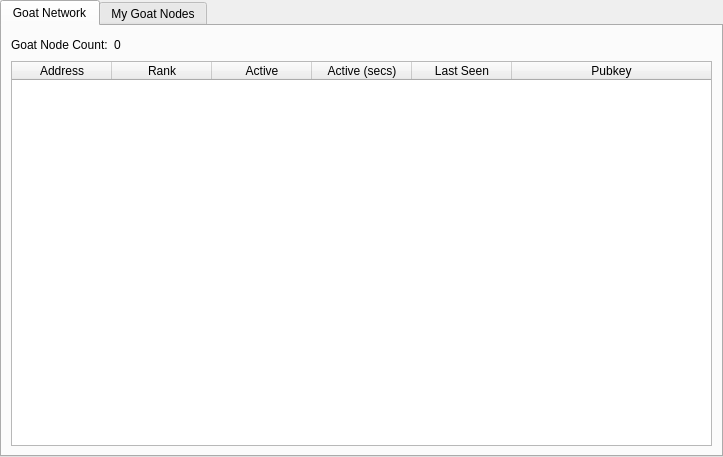
<?xml version="1.0" encoding="UTF-8"?>
<ui version="4.0">
 <class>MasternodeManager</class>
 <widget class="QWidget" name="MasternodeManager">
  <property name="geometry">
   <rect>
    <x>0</x>
    <y>0</y>
    <width>723</width>
    <height>457</height>
   </rect>
  </property>
  <property name="windowTitle">
   <string>Form</string>
  </property>
  <layout class="QVBoxLayout" name="topLayout">
   <property name="leftMargin">
    <number>0</number>
   </property>
   <property name="topMargin">
    <number>0</number>
   </property>
   <property name="rightMargin">
    <number>0</number>
   </property>
   <property name="bottomMargin">
    <number>0</number>
   </property>
   <item>
    <layout class="QVBoxLayout" name="verticalLayout">
     <property name="bottomMargin">
      <number>0</number>
     </property>
     <item>
      <widget class="QTabWidget" name="tabWidget">
       <property name="currentIndex">
        <number>0</number>
       </property>
       <widget class="QWidget" name="tab">
        <attribute name="title">
         <string>Goat Network</string>
        </attribute>
        <layout class="QGridLayout" name="gridLayout">
         <item row="1" column="0">
          <widget class="QTableWidget" name="tableWidget">
           <property name="editTriggers">
            <set>QAbstractItemView::NoEditTriggers</set>
           </property>
           <property name="alternatingRowColors">
            <bool>true</bool>
           </property>
           <property name="selectionBehavior">
            <enum>QAbstractItemView::SelectRows</enum>
           </property>
           <attribute name="horizontalHeaderStretchLastSection">
            <bool>true</bool>
           </attribute>
           <column>
            <property name="text">
             <string>Address</string>
            </property>
           </column>
           <column>
            <property name="text">
             <string>Rank</string>
            </property>
           </column>
           <column>
            <property name="text">
             <string>Active</string>
            </property>
           </column>
           <column>
            <property name="text">
             <string>Active (secs)</string>
            </property>
           </column>
           <column>
            <property name="text">
             <string>Last Seen</string>
            </property>
           </column>
           <column>
            <property name="text">
             <string>Pubkey</string>
            </property>
           </column>
          </widget>
         </item>
         <item row="0" column="0">
          <layout class="QHBoxLayout" name="horizontalLayout_3">
           <property name="bottomMargin">
            <number>0</number>
           </property>
           <item>
            <widget class="QLabel" name="label_2">
             <property name="text">
              <string>Goat Node Count:</string>
             </property>
            </widget>
           </item>
           <item>
            <widget class="QLabel" name="countLabel">
             <property name="text">
              <string>0</string>
             </property>
            </widget>
           </item>
           <item>
            <spacer name="horizontalSpacer_3">
             <property name="orientation">
              <enum>Qt::Horizontal</enum>
             </property>
             <property name="sizeHint" stdset="0">
              <size>
               <width>40</width>
               <height>20</height>
              </size>
             </property>
            </spacer>
           </item>
          </layout>
         </item>
        </layout>
       </widget>
       <widget class="QWidget" name="tab_2">
        <attribute name="title">
         <string>My Goat Nodes</string>
        </attribute>
        <layout class="QGridLayout" name="gridLayout_2">
         <item row="0" column="0">
          <layout class="QVBoxLayout" name="verticalLayout_2">
           <property name="bottomMargin">
            <number>0</number>
           </property>
           <item>
            <layout class="QHBoxLayout" name="horizontalLayout">
             <item>
              <widget class="QPushButton" name="createButton">
               <property name="text">
                <string>&amp;Create...</string>
               </property>
              </widget>
             </item>
             <item>
              <widget class="QPushButton" name="copyAddressButton">
               <property name="text">
                <string>Copy &amp;Address</string>
               </property>
              </widget>
             </item>
             <item>
              <spacer name="horizontalSpacer">
               <property name="orientation">
                <enum>Qt::Horizontal</enum>
               </property>
               <property name="sizeHint" stdset="0">
                <size>
                 <width>40</width>
                 <height>20</height>
                </size>
               </property>
              </spacer>
             </item>
            </layout>
           </item>
           <item>
            <widget class="QTableWidget" name="tableWidget_2">
             <property name="editTriggers">
              <set>QAbstractItemView::NoEditTriggers</set>
             </property>
             <property name="alternatingRowColors">
              <bool>true</bool>
             </property>
             <property name="selectionMode">
              <enum>QAbstractItemView::SingleSelection</enum>
             </property>
             <property name="selectionBehavior">
              <enum>QAbstractItemView::SelectRows</enum>
             </property>
             <attribute name="horizontalHeaderStretchLastSection">
              <bool>true</bool>
             </attribute>
             <column>
              <property name="text">
               <string>Alias</string>
              </property>
             </column>
             <column>
              <property name="text">
               <string>IP/Onion</string>
              </property>
             </column>
             <column>
              <property name="text">
               <string>Status</string>
              </property>
             </column>
             <column>
              <property name="text">
               <string>Collateral Address</string>
              </property>
             </column>
            </widget>
           </item>
           <item>
            <layout class="QHBoxLayout" name="horizontalLayout_2">
             <property name="bottomMargin">
              <number>0</number>
             </property>
             <item>
              <widget class="QPushButton" name="editButton">
               <property name="text">
                <string>&amp;Edit</string>
               </property>
              </widget>
             </item>
             <item>
              <widget class="QPushButton" name="getConfigButton">
               <property name="text">
                <string>&amp;Get Config</string>
               </property>
              </widget>
             </item>
             <item>
              <widget class="QPushButton" name="removeButton">
               <property name="text">
                <string>&amp;Remove</string>
               </property>
              </widget>
             </item>
             <item>
              <spacer name="horizontalSpacer_2">
               <property name="orientation">
                <enum>Qt::Horizontal</enum>
               </property>
               <property name="sizeHint" stdset="0">
                <size>
                 <width>40</width>
                 <height>20</height>
                </size>
               </property>
              </spacer>
             </item>
            </layout>
           </item>
           <item>
            <layout class="QHBoxLayout" name="horizontalLayout_4">
             <property name="bottomMargin">
              <number>0</number>
             </property>
             <item>
              <widget class="QPushButton" name="startButton">
               <property name="text">
                <string>&amp;Start</string>
               </property>
              </widget>
             </item>
             <item>
              <widget class="QPushButton" name="stopButton">
               <property name="text">
                <string>Sto&amp;p</string>
               </property>
              </widget>
             </item>
             <item>
              <spacer name="horizontalSpacer_4">
               <property name="orientation">
                <enum>Qt::Horizontal</enum>
               </property>
               <property name="sizeHint" stdset="0">
                <size>
                 <width>40</width>
                 <height>20</height>
                </size>
               </property>
              </spacer>
             </item>
            </layout>
           </item>
           <item>
            <layout class="QHBoxLayout" name="horizontalLayout_5">
             <property name="bottomMargin">
              <number>0</number>
             </property>
             <item>
              <widget class="QPushButton" name="startAllButton">
               <property name="text">
                <string>S&amp;tart All</string>
               </property>
              </widget>
             </item>
             <item>
              <widget class="QPushButton" name="stopAllButton">
               <property name="text">
                <string>St&amp;op All</string>
               </property>
              </widget>
             </item>
             <item>
              <spacer name="horizontalSpacer_5">
               <property name="orientation">
                <enum>Qt::Horizontal</enum>
               </property>
               <property name="sizeHint" stdset="0">
                <size>
                 <width>40</width>
                 <height>20</height>
                </size>
               </property>
              </spacer>
             </item>
            </layout>
           </item>
          </layout>
         </item>
        </layout>
       </widget>
      </widget>
     </item>
    </layout>
   </item>
  </layout>
 </widget>
 <resources/>
 <connections/>
</ui>
